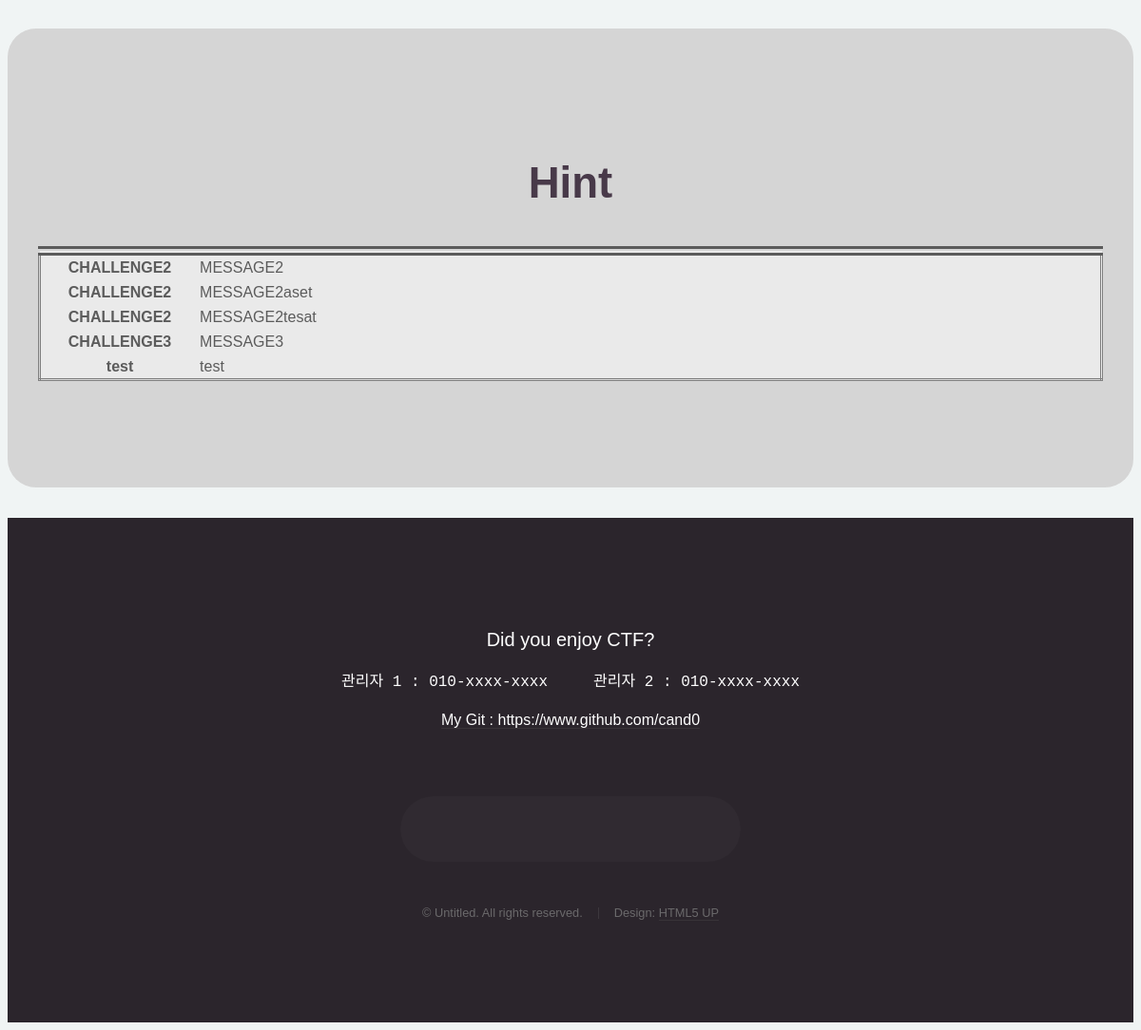
Before: /index/ (lower part) with the older database file.
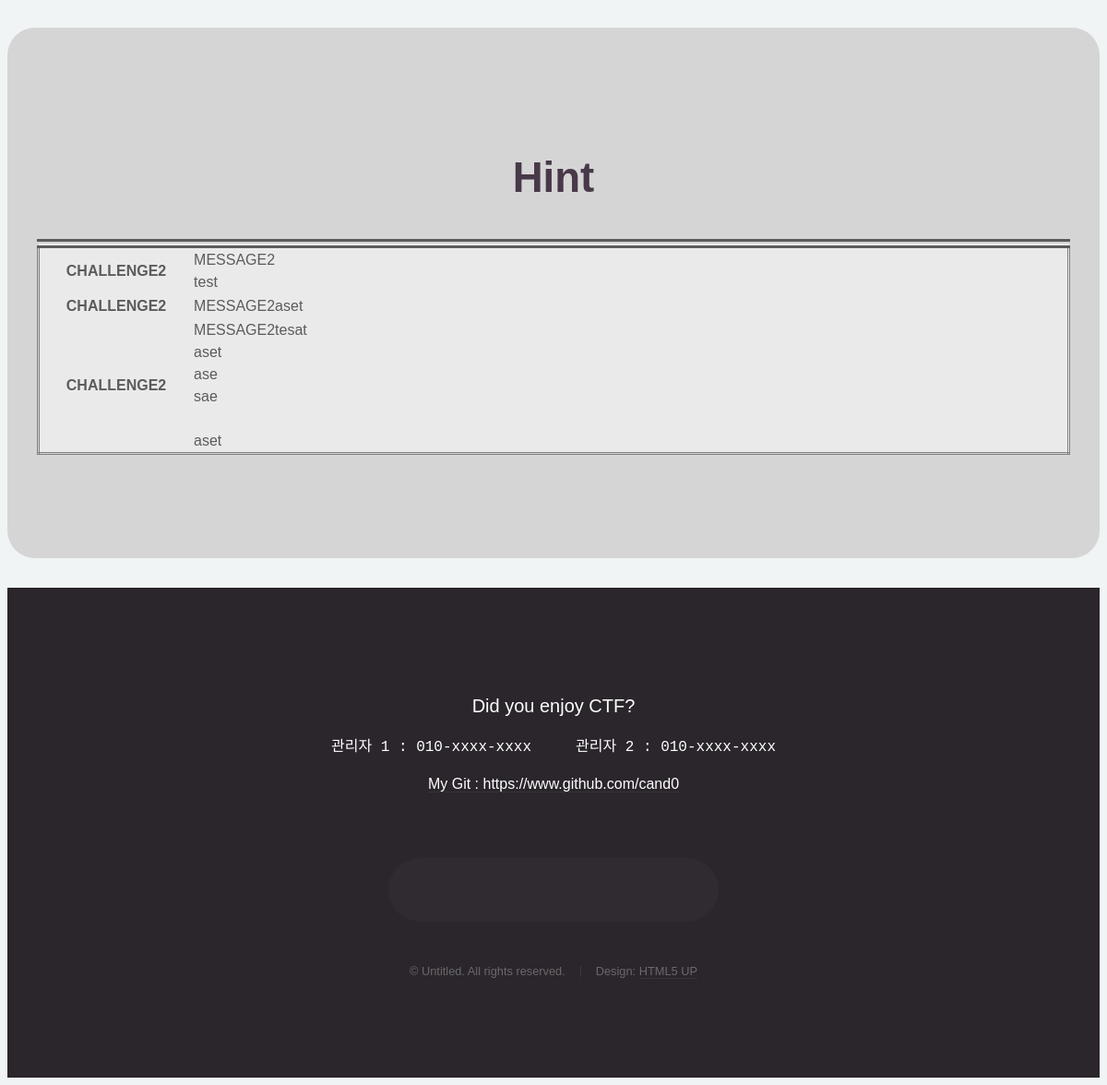
After: the same page with the newer database file.
### tables this page shows
CREATE TABLE 'HINT' (
'NUM' INTEGER PRIMARY KEY AUTOINCREMENT,
'NAME' TEXT NOT NULL,
'MESSAGE' TEXT NOT NULL
);

### __init__.py (the view)
@app.route("/")
@app.route("/index/")
def index():
	conn = sqlite3.connect('/cand0/cand0/cand0.db')
	cur = conn.cursor()
	cur.execute("select NAME, MESSAGE from HINT")
	hints = cur.fetchall()
	replace_hints = []
	for hint in hints:
		temp_hint1 = hint[0].replace("\n","<br>")
		temp_hint2 = hint[1].replace("\n","<br>")
		replace_hints.append((temp_hint1, temp_hint2))
	conn.close()
	return render_template('index.html', hints = replace_hints)

### templates/index.html (shortened to what this page needs)
<!DOCTYPE HTML>
<html>
	<head>
		<link rel="stylesheet" href="{{ url_for('static', filename='css/main.css') }}" />
	</head>
	<body class="homepage is-preload">
		<div id="page-wrapper">
				{% include "/base/hint.html" %}
				{% include "/base/footer.html" %}
		</div>
	</body>
</html>

### templates/base/hint.html
                               <div class="wrapper style1 hint">
                                        <section id="features" class="container special">
                                                <header>
                                                        <h2 id = "hints"><a href = "#hints" class = "circled scrolly"><strong>Hint</strong></a></h2>
{% autoescape false %}
<table>
{% for hint in hints %}
<th>{{hint[0]}}</th><td>{{hint[1]}}</td>
<tr>
{% endfor %}
{% endautoescape %}
</table>
                                                </header>
                                        </section>
                                </div>

### templates/base/footer.html
				<div id="footer">
					<div class="container">
						<div class="row">
							<div class="col-12">
									<section class="contact">
										<header>
											<h3>Did you enjoy CTF?</h3>
										</header>
										<pre>관리자 1 : 010-xxxx-xxxx     관리자 2 : 010-xxxx-xxxx</pre>
										<p><a href = "https://www.github.com/cand0"> My Git : https://www.github.com/cand0</a></p>
										<ul class="icons">
											<li><a href="#" class="icon brands fa-twitter"><span class="label">Twitter</span></a></li>
											<li><a href="#" class="icon brands fa-facebook-f"><span class="label">Facebook</span></a></li>
											<li><a href="#" class="icon brands fa-instagram"><span class="label">Instagram</span></a></li>
											<li><a href="#" class="icon brands fa-pinterest"><span class="label">Pinterest</span></a></li>
											<li><a href="#" class="icon brands fa-dribbble"><span class="label">Dribbble</span></a></li>
											<li><a href="#" class="icon brands fa-linkedin-in"><span class="label">Linkedin</span></a></li>
										</ul>
									</section>
									<div class="copyright">
										<ul class="menu">
											<li>&copy; Untitled. All rights reserved.</li><li>Design: <a href="http://html5up.net">HTML5 UP</a></li>
										</ul>
								</div>
							</div>
						</div>
					</div>
				</div>

Changed rows visible on the page:
removed HINT: NAME "CHALLENGE3", MESSAGE "MESSAGE3"
removed HINT: NAME "test", MESSAGE "test"
changed HINT: MESSAGE "MESSAGE2" → "MESSAGE2 test"
changed HINT: MESSAGE "MESSAGE2tesat" → "MESSAGE2tesat aset ase sae aset"
